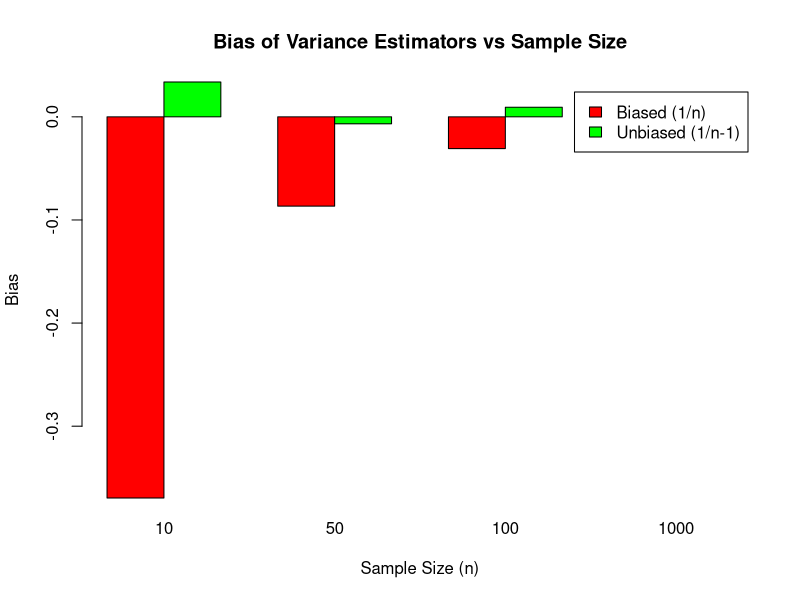

R code for this plot:
## ---- chunk 1
team_id <- 1
## ---- chunk 2
set.seed(team_id)

mu <- 10
sigma_squared <- 4
sigma <- sqrt(sigma_squared)
M <- 10000 # Number of repetitions to estimate Expectation
sample_sizes <- c(10, 50, 100, 1000)

results <- data.frame(
  n = integer(),
  Bias_n = double(),
  Bias_n_minus_1 = double(),
  Mean_Est_n = double(),
  Mean_Est_n_minus_1 = double()
)

for (n in sample_sizes) {
  # Generate M samples of size n
  # Creates a matrix where each column is a sample of size n
  samples <- matrix(rnorm(n * M, mean = mu, sd = sigma), nrow = n)
  
  means <- colMeans(samples)
  
  # Calculate sum of squared deviations for each column (S_xx)
  # sweep subtracts the column means from the matrix
  deviations <- sweep(samples, 2, means, "-")
  S_xx <- colSums(deviations^2)
  
  est_n <- S_xx / n           # Biased estimator
  est_n_1 <- S_xx / (n - 1)   # Unbiased estimator
  
  # Calculate Empirical Bias
  bias_n <- mean(est_n) - sigma_squared
  bias_n_1 <- mean(est_n_1) - sigma_squared
  
  results <- rbind(results, data.frame(
    n = n,
    Bias_n = bias_n,
    Bias_n_minus_1 = bias_n_1,
    Mean_Est_n = mean(est_n),
    Mean_Est_n_minus_1 = mean(est_n_1)
  ))
}

print(results)

# Visualization of Bias Convergence
barplot(
  rbind(results$Bias_n, results$Bias_n_minus_1), 
  beside = TRUE, 
  names.arg = results$n, 
  col = c("red", "green"), 
  legend.text = c("Biased (1/n)", "Unbiased (1/n-1)"),
  main = "Bias of Variance Estimators vs Sample Size",
  xlab = "Sample Size (n)",
  ylab = "Bias"
)
